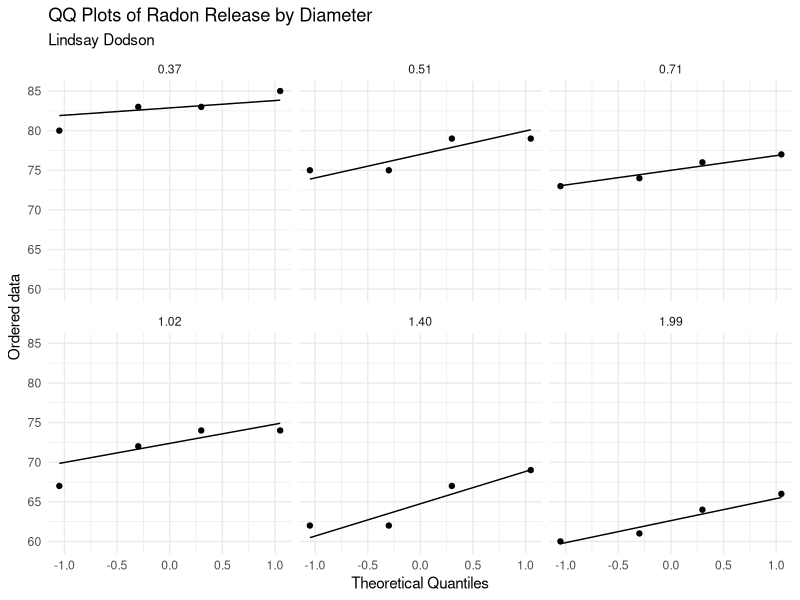
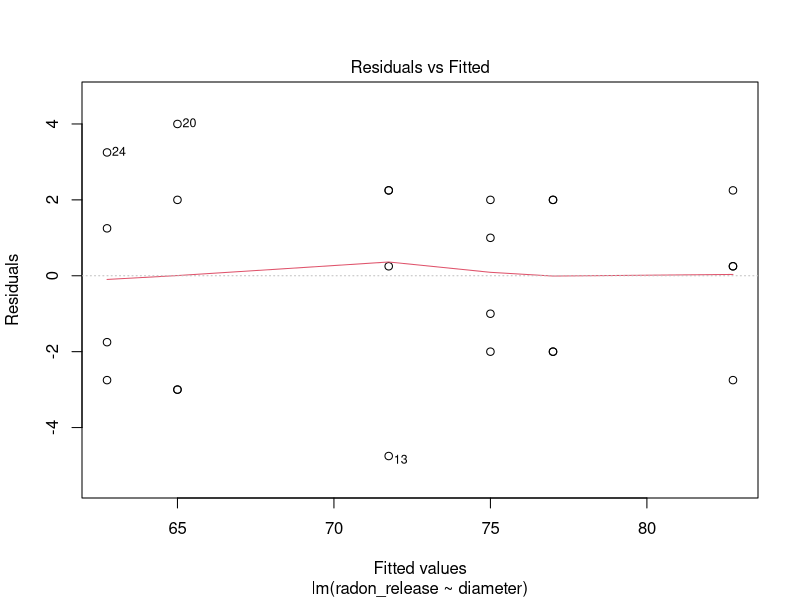
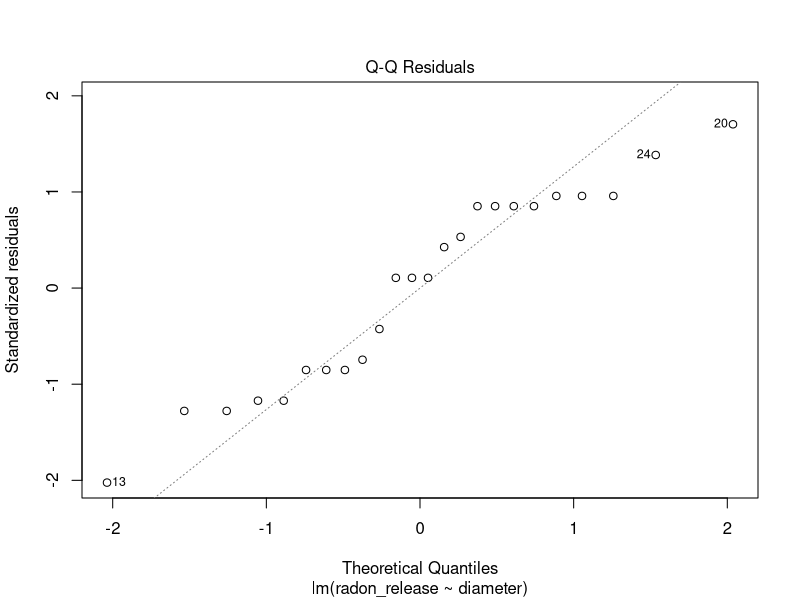

These figures' R source, in order:
## ---- chunk 1
# f-value
f1<- qf(1-.05, 2, 9)

1-(pf(7.031,2,9))
## ---- chunk 2
t_val1<-qt(.975,9)
point_est1<- 36.75
SE1<- sqrt(32.02/4)

point_est1 - t_val1*SE1
point_est1 + t_val1*SE1
## ---- chunk 3
t_val2<-qt(.995, 9)
point_est2<- 44.75-29.75
SE2<- sqrt((32.02)*((1/4)+(1/4)))

point_est2 - t_val2*SE2
point_est2 + t_val2*SE2
## ---- chunk 4
#Standard Error 
SE3<-sqrt((32.02/4)*2)

#Point Estimate (from part c)
point_est2

#Tukeys
tuk_1<-(qtukey(1-0.05, 3, 9))/sqrt(2) #critical value
tuk_1*SE3 #margin of error

point_est2+(tuk_1*SE3) #Confidence interval
point_est2-(tuk_1*SE3)

#Bonferroni
bon_1<-qt(1-(0.05/6),9) #CV
bon_1*SE3 #MoE

point_est2+(bon_1*SE3) #CI
point_est2-(bon_1*SE3)

#Scheffe's
schaf_1<- sqrt((qf(1-0.05,2,9))*2) #CV
schaf_1*SE3 #MoE

point_est2+(schaf_1*SE3) #CI
point_est2-(schaf_1*SE3)

## ---- chunk 5
strength<- c(3129, 3000, 2865, 2890, 3200, 3300, 2975, 3150, 2800, 2900, 2985, 3050, 2600, 2700, 2600, 2765) 
mix_tech<- factor(rep(c("1", "2", "3", "4"), each = 4))
Portland_data <- data.frame(mix_tech, strength)
print(Portland_data)

anova_model <- aov(strength ~ mix_tech, data = Portland_data)
summary(anova_model)
## ---- chunk 6
mean_mix3<- 2933.75
mix_CV<- qt(0.975, 12) # two tail test?
SE_mix<- sqrt(12826/4) 

mean_mix3 - (mix_CV*SE_mix)
mean_mix3 + (mix_CV*SE_mix)
## ---- chunk 7
## techniques 1 & 3
SE_mixdif <- sqrt((12826/4)*2)
mean_mix1 <- 2971.00
PE_13<- (mean_mix1-mean_mix3)

PE_13 - (mix_CV*SE_mixdif)
PE_13 + (mix_CV*SE_mixdif)

## techniques 3 & 4
mean_mix4 <- 2666.25
PE_34<- (mean_mix3-mean_mix4)

PE_34 - (mix_CV*SE_mixdif)
PE_34 + (mix_CV*SE_mixdif)
## ---- chunk 8
#Tukey's
tuk_portland<-(qtukey(1-0.05, 4, 12))/sqrt(2) #can we use the same SE ? sd is the same for all groups, so that would make SE 0 if not using MSE/n forumla
tuk_portland*SE_mixdif
PE_13-(tuk_portland*SE_mixdif)
PE_13+(tuk_portland*SE_mixdif)

#Bonferroni
bon_portland<- qt((1-.0041667),12)
bon_portland*SE_mixdif

PE_13-(bon_portland*SE_mixdif)
PE_13+(bon_portland*SE_mixdif)

#Scheffe's
sch_portland<- sqrt(3*qf(1-0.05,3,12))
sch_portland*SE_mixdif

PE_13-(sch_portland*SE_mixdif)
PE_13+(sch_portland*SE_mixdif)
## ---- chunk 9
bon_portland*SE_mixdif
## ---- chunk 10
tuk_portland*SE_mixdif
## ---- chunk 11
sch_portland*SE_mixdif
## ---- chunk 12
#| warning: false 
#| message: false
library(dplyr)
library(tidyverse)
library(broom)

radon_release<-c(80,83,83,85,75,75,79,79,74,73,76,77,67,72,74,74,62,62,67,69,60,61,64,66)
diameter<-c(rep("0.37",4),rep("0.51",4),rep("0.71",4),rep("1.02",4),rep("1.40",4),rep("1.99",4))
radon_data<-data.frame(radon_release,diameter)
radon_data
str(radon_data)

## ---- chunk 13
radon_data|>
  group_by(diameter) |>
  summarise(mean_radon=mean(radon_release), std_dev=sd(radon_release))
## ---- chunk 14
anova_radon <- aov(radon_release~diameter, data=radon_data)
summary(anova_radon)
## ---- chunk 15
radon_data |>
      ggplot(
        aes(sample = radon_release)) +
      stat_qq() +
      stat_qq_line() +
      facet_wrap(~ diameter) + # grouping variable
      labs(title = "QQ Plots of Radon Release by Diameter",
           x = "Theoretical Quantiles",
           y = "Ordered data",
           subtitle = "Lindsay Dodson") +
      theme_minimal()
## ---- chunk 16
model1 <- lm(radon_release ~ diameter, data = radon_data)
plot(model1, which = c(1,2))
## ---- chunk 17
#| warning: false 
#| message: false 
library(car)

bartlett.test(radon_release~diameter)

leveneTest(radon_release, diameter)
## ---- chunk 18
shapiro.test(resid(model1))
## ---- chunk 19
TukeyHSD(anova_radon)
## ---- chunk 20
pairwise.t.test(radon_release,diameter, p.adj="bonferroni")
